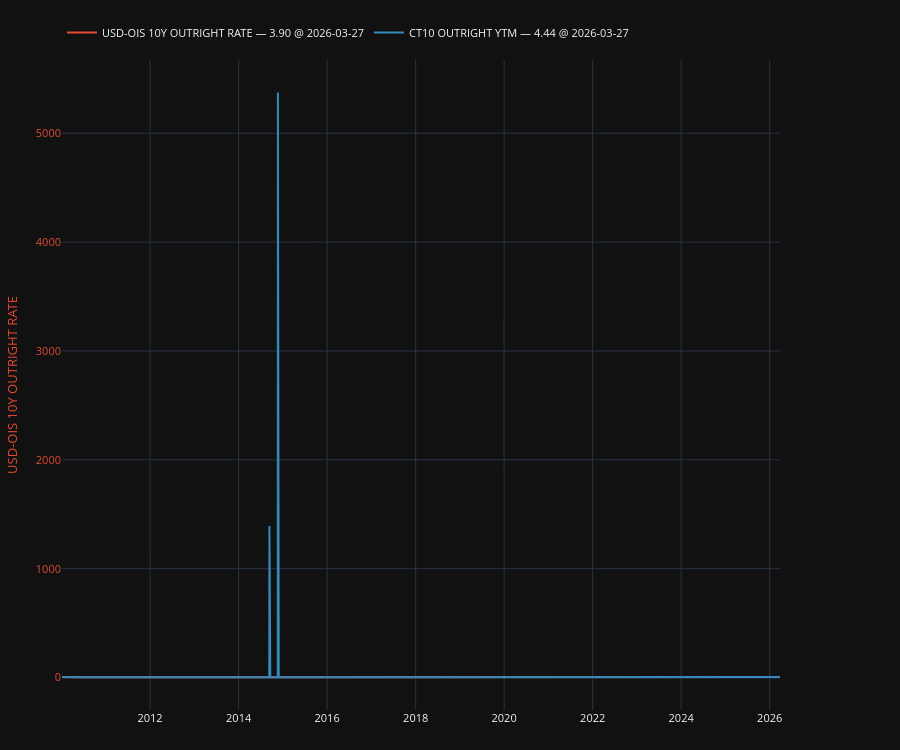

Notebook code for this chart:
### Code cell
plot, fig, ax, ax2, legend = make_secondary_axis_plot(engine="plotly")
plot(
    df["USD-OIS 10Y OUTRIGHT RATE"],
    which="left",
    indicators=[
        # {"kind": "last", "style": {"linestyle": "--", "linewidth": 1.2, "color": "tab:purple"}},  
        # {"kind": "sma", "window": 60, "style": {"linestyle": "--", "color": "green"}},
    ],
    # ou={"enable": True, "steps": 126, "add_metrics_to_legend": True}
)
plot(
    df["CT10 OUTRIGHT YTM"],
    which="left",
    indicators=[
        # {"kind": "last", "style": {"linestyle": "--", "linewidth": 1.2, "color": "tab:purple"}},  
        # {"kind": "sma", "window": 60, "style": {"linestyle": "--", "color": "green"}},
    ],
    # ou={"enable": True, "steps": 126, "add_metrics_to_legend": True}
)
legend(show_date=True, loc="upper left")
plt.show()

### Figure 1 — Plotly figure (JSON) as saved in the notebook; plotly's stock layout.template omitted (floating-point values rounded to 4 significant figures; data arrays with more than 128 entries replaced by an {"elided": "..."} marker saying what was removed)
{"data": [{"line": {"color": "#E24A33"}, "mode": "lines", "name": "USD-OIS 10Y OUTRIGHT RATE — 3.90 @ 2026-03-27", "showlegend": true, "type": "scatter", "x": {"elided": "4077 str values"}, "y": {"elided": "4077 float values"}, "yaxis": "y"}, {"line": {"color": "#348ABD"}, "mode": "lines", "name": "CT10 OUTRIGHT YTM — 4.44 @ 2026-03-27", "showlegend": true, "type": "scatter", "x": {"elided": "4060 str values"}, "y": {"elided": "4060 float values"}, "yaxis": "y"}], "layout": {"font": {"size": 11}, "height": 750, "legend": {"orientation": "h", "x": 0, "xanchor": "left", "y": 1.02, "yanchor": "bottom"}, "margin": {"b": 40, "l": 60, "r": 120, "t": 60}, "newshape": {"line": {"color": "red"}}, "title": {}, "xaxis": {"showgrid": true, "showspikes": true, "spikecolor": "white", "spikemode": "across", "spikesnap": "cursor"}, "yaxis": {"showgrid": true, "showspikes": true, "spikecolor": "white", "spikesnap": "cursor", "spikethickness": 0.5, "tickfont": {"color": "#E24A33"}, "title": {"font": {"color": "#E24A33"}, "text": "USD-OIS 10Y OUTRIGHT RATE"}}}}
